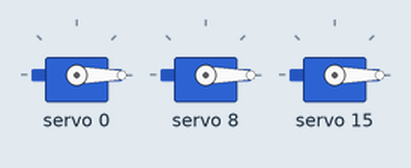
Recording of a sketch running on a simulated Arduino Uno, built with avr-gcc and run on an emulated ATmega328P. Shown: 3 × servo. What the sketch prints to the serial monitor is not drawn.

Above: at 0.05 s.
At 0.65 s:
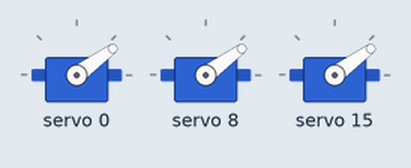
At 0.95 s:
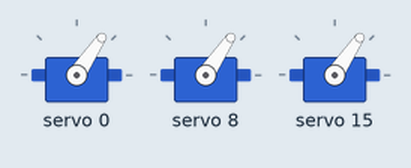
At 1.8 s:
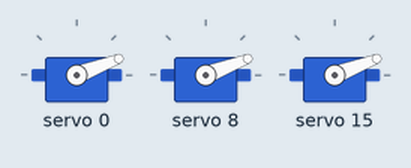
Timing chart, 0 to 5.0 s (numbered marks = the images above):
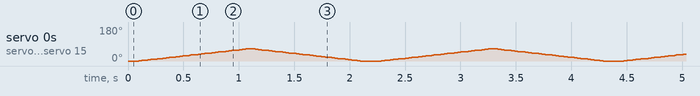

The sketch:

servo.ino
```cpp
//#include <Wire.h>
#include <Adafruit_PWMServoDriver.h>

Adafruit_PWMServoDriver pwm1 = Adafruit_PWMServoDriver(0x40);
Adafruit_PWMServoDriver pwm2 = Adafruit_PWMServoDriver(0x40);
Adafruit_PWMServoDriver pwm3 = Adafruit_PWMServoDriver(0x40);

int SERVOMIN = 100; // This is the 'minimum' pulse length count (out of 4096)
int SERVOMAX = 250; // This is the 'maximum' pulse length count (out of 4096)
int SERVO_FREQ = 50; // Analog servos run at ~50 Hz updates

int servo1 = 0;
int servo2 = 8;
int servo3 = 15;

void setup() {
  Serial.begin(9600);
  Serial.println("8 channel Servo test!");

  pwm1.begin();
  pwm2.begin();
  pwm3.begin();

  pwm1.setOscillatorFrequency(27000000);
  pwm2.setOscillatorFrequency(27000000);
  pwm3.setOscillatorFrequency(27000000);

  pwm1.setPWMFreq(SERVO_FREQ);
  pwm2.setPWMFreq(SERVO_FREQ);
  pwm3.setPWMFreq(SERVO_FREQ);  // Analog servos run at ~50 Hz updates
}

void loop() {
  // Drive each servo one at a time using setPWM()
  Serial.println(servo1);
  for (int pulselen = SERVOMIN; pulselen <= SERVOMAX; pulselen++) {
    pwm1.setPWM(servo1, 0, pulselen);
    pwm2.setPWM(servo2, 0, pulselen);
    pwm3.setPWM(servo3, 0, pulselen);
    delay(5);
  }
  for (int pulselen = SERVOMAX; pulselen >= SERVOMIN; pulselen--) {
    pwm1.setPWM(servo1, 0, pulselen);
    pwm2.setPWM(servo2, 0, pulselen);
    pwm3.setPWM(servo3, 0, pulselen);
    delay(5);
  }
}
```
